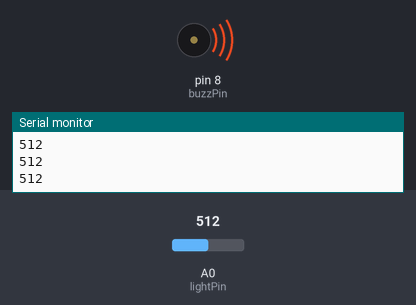
The sketch below on a simulated Arduino Uno, built with avr-gcc and run on an emulated ATmega328P. On the bench: buzzer (waves = sounding), the last lines printed to the serial monitor. Inputs (shaded band) come from the test bench; at power-on: A0 (lightPin) = 512.

Above: at 1.2 s.
1.3 s: A0 (lightPin) set to 0
At 2.6 s:
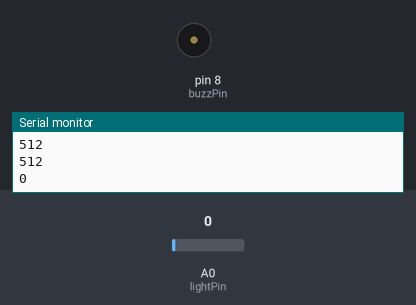
Timing chart, 0 to 4.3 s (numbered marks = the images above; inputs shaded):
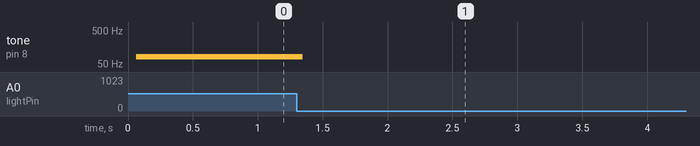

Measured:
- after the input at 1.3 s, tone on pin 8 (buzzPin): 81 Hz → silent after 0.05 s

The sketch:

26-photoresistor-buzzer-controller.ino
```cpp
int lightPin = A0;
int buzzPin = 8;
int lightVal;
int delayT;

void setup() {
  // put your setup code here, to run once:
  Serial.begin(9600);
  pinMode(lightPin, INPUT);
  pinMode(buzzPin, OUTPUT);
}

void loop() {
  // put your main code here, to run repeatedly:
  lightVal = analogRead(lightVal);
  delayT = (9./550.) * lightVal - (9.*200./550.) + 1.;
  Serial.println(lightVal);

  digitalWrite(buzzPin, HIGH);
  delay(delayT);
  digitalWrite(buzzPin, LOW);
  delay(delayT);
}
```
